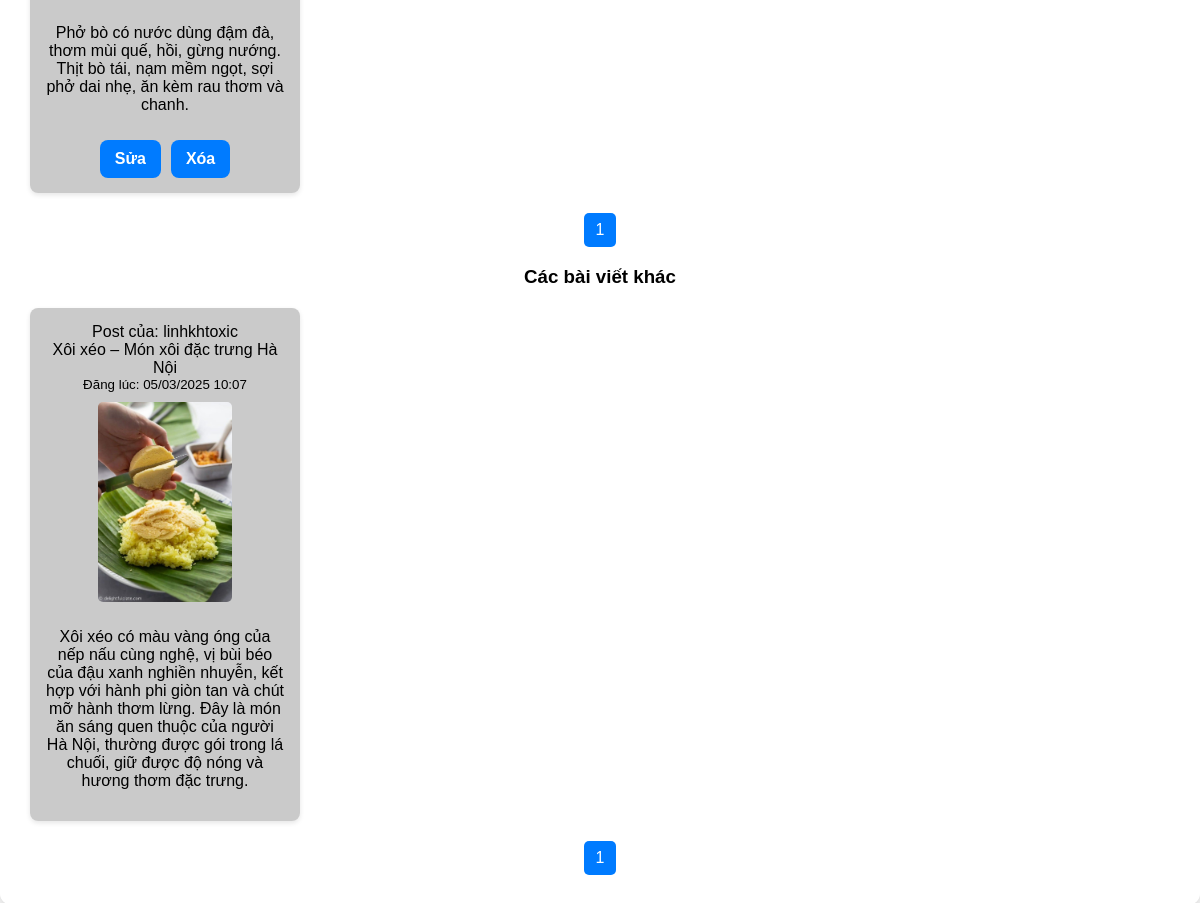
The page /dashboard (signed in, lower part) on the database as committed earlier.
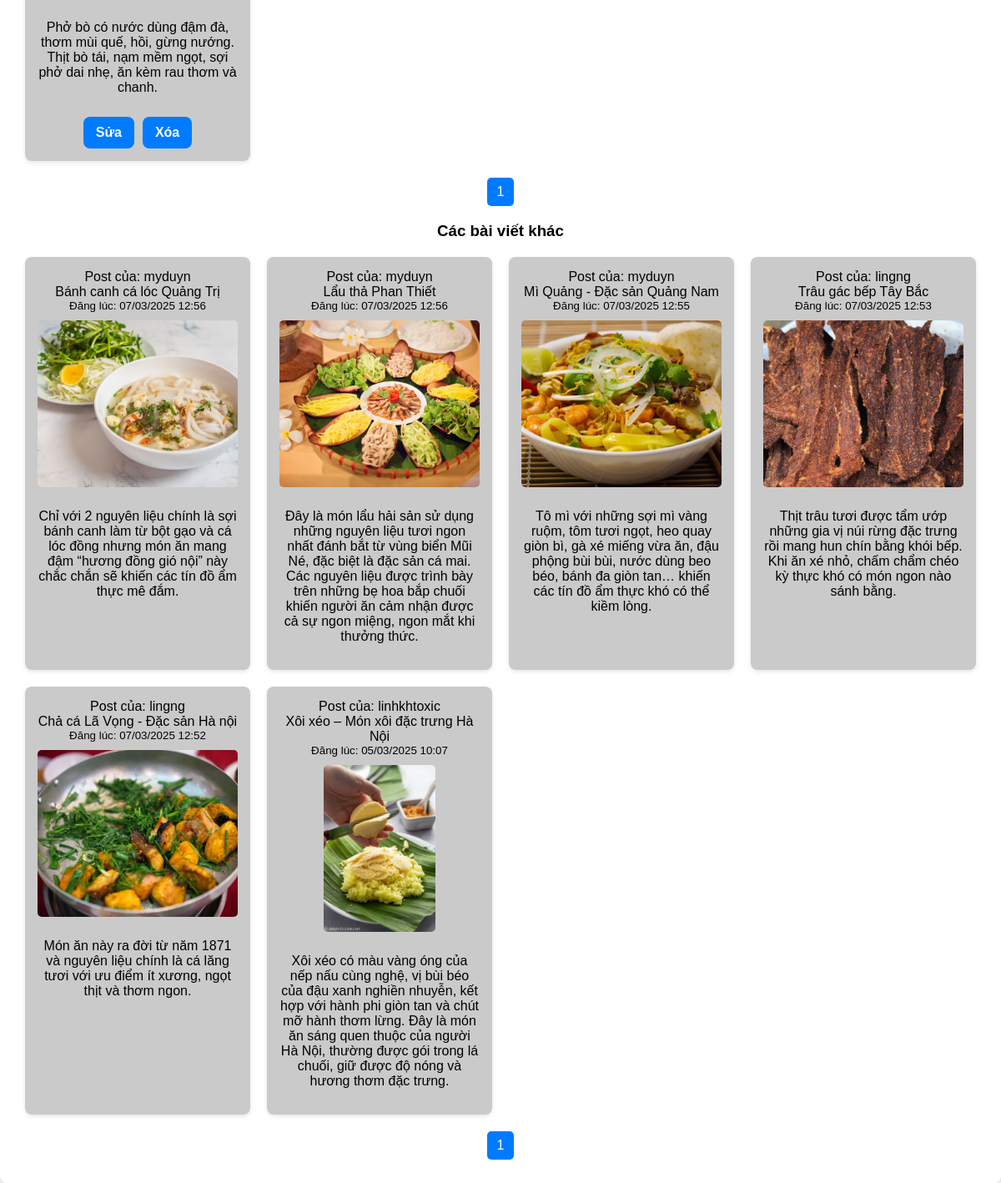
The same page on the database as committed later.
### tables this page shows
CREATE TABLE posts (
            post_id INTEGER PRIMARY KEY AUTOINCREMENT,
            username TEXT,
            title TEXT,
            content TEXT,
            image_url TEXT,
            created_at DATETIME DEFAULT CURRENT_TIMESTAMP,
            FOREIGN KEY(username) REFERENCES users(username)
        );

### app.py (the view)
@app.route('/dashboard')
def dashboard():
    if 'username' not in session:
        return redirect(url_for('login'))
    page_user = request.args.get('page_user', 1, type=int)
    per_page = 10  # 10 bài mỗi trang
    offset_user = (page_user - 1) * per_page
    with sqlite3.connect(DATABASE) as conn:
        c = conn.cursor()
        c.execute("SELECT COUNT(*) FROM posts WHERE username = ?", (session['username'],))
        total_user_posts = c.fetchone()[0]
        total_user_pages = (total_user_posts + per_page - 1) // per_page
        c.execute("SELECT post_id, title, content, image_url, created_at FROM posts WHERE username = ? ORDER BY post_id DESC LIMIT ? OFFSET ?",
                  (session['username'], per_page, offset_user))
        user_posts = c.fetchall()
        page_other = request.args.get('page_other', 1, type=int)
        offset_other = (page_other - 1) * per_page
        c.execute("SELECT COUNT(*) FROM posts WHERE username != ?", (session['username'],))
        total_other_posts = c.fetchone()[0]
        total_other_pages = (total_other_posts + per_page - 1) // per_page
        c.execute(
            "SELECT post_id, username, title, content, image_url, created_at FROM posts WHERE username != ? ORDER BY post_id DESC LIMIT ? OFFSET ?",
            (session['username'], per_page, offset_other))
        other_posts = c.fetchall()
    return render_template('dashboard.html',
                           user_posts=user_posts,
                           other_posts=other_posts,
                           page_user=page_user,
                           total_user_pages=total_user_pages,
                           page_other=page_other,
                           total_other_pages=total_other_pages)

### app.py (called while the page is built)
def format_date(value, format="%d/%m/%Y %H:%M"):
    if isinstance(value, datetime.datetime):
        return value.strftime(format)
    elif isinstance(value, str):  # Nếu là chuỗi, chuyển đổi trước
        try:
            date_obj = datetime.datetime.strptime(value, "%Y-%m-%d %H:%M:%S")
            return date_obj.strftime(format)
        except ValueError:
            return value  # Trả về nguyên chuỗi nếu không thể chuyển đổi
    return value  # Trả về nguyên giá trị nếu không phải datetime hoặc chuỗi

### templates/dashboard.html (shortened to what this page needs)
<!DOCTYPE html>
<html lang="vi">
<head>
</head>
<body>
<div class="container">
    <div class="content">
        {% if user_posts %}
            <div class="posts-container">
                {% for post in user_posts %}
                    <div class="post-item">
                        <p>{{ post[2] }}</p>
                        <div class="post-actions">
                            <a href="{{ url_for('edit_post', post_id=post[0]) }}" class="admin-button">Sửa</a>
                            <a href="{{ url_for('delete_post', post_id=post[0]) }}" class="logout-button">Xóa</a>
                        </div>
                    </div>
                {% endfor %}
            </div>
            <div class="pagination">
                {% for p in range(1, total_user_pages + 1) %}
                    {% if p == page_user %}
                        <span>{{ p }}</span>
                    {% else %}
                        <a href="{{ url_for('dashboard', page_user=p, page_other=page_other) }}">{{ p }}</a>
                    {% endif %}
                {% endfor %}
            </div>
        {% else %}
            <p>Bạn chưa có bài viết nào.</p>
        {% endif %}
        <h3>Các bài viết khác</h3>
        {% if other_posts %}
            <div class="posts-container">
                {% for post in other_posts %}
                    <div class="post-item">
                        <div>{{ "Post của: " + post[1] }}</div>
                        <div class="title-box">{{ post[2] }}</div>
                        <small class="text-muted">Đăng lúc: {{ post[5]|format_date }}</small>
                        {% if post[4] %}
                            <img src="{{ post[4] }}" alt="Ảnh bài viết">
                        {% endif %}
                        <p>{{ post[3] }}</p>
                    </div>
                {% endfor %}
            </div>
            <div class="pagination">
                {% for p in range(1, total_other_pages + 1) %}
                    {% if p == page_other %}
                        <span>{{ p }}</span>
                    {% else %}
                        <a href="{{ url_for('dashboard', page_user=page_user, page_other=p) }}">{{ p }}</a>
                    {% endif %}
                {% endfor %}
            </div>
        {% else %}
            <p>Chưa có bài viết nào từ người dùng khác.</p>
        {% endif %}
    </div>
</div>
</body>
</html>

### templates/dashboard.html (style rules this page uses)
body { background-image: url('https://st.ielts-fighter.com/src/ielts-fighter-image/2023/07/21/0862c163-ced6-4ee9-8ce2-beb57f2065a0.jpg'); background-size: cover; background-position: center; background-attachment: fixed; background-repeat: no-repeat; color: black; font-family: Arial, sans-serif; padding: 0; margin: 0; display: flex; justify-content: center; align-items: center; min-height: 100vh; }
.container { position: relative; width: 95%; max-width: 1200px; background: rgba(255, 255, 255, 0.75); padding: 30px; border-radius: 12px; box-shadow: 0 5px 15px rgba(0, 0, 0, 0.2); text-align: center; animation: fadeIn 0.5s ease-in forwards; }
.admin-button, .logout-button, .post-actions .admin-button, .post-actions .logout-button { display: inline-block; padding: 10px 15px; background-color: #007BFF; color: white; border: none; border-radius: 8px; font-size: 16px; font-weight: bold; cursor: pointer; text-decoration: none; transition: all 0.3s ease; text-align: center; }
.content { margin-top: 50px; }
.posts-container { display: grid; grid-template-columns: repeat(auto-fill, minmax(250px, 1fr)); gap: 20px; margin-top: 20px; }
.post-item { background: rgba(180, 180, 180, 0.7); border-radius: 8px; padding: 15px; display: flex; flex-direction: column; align-items: center; box-shadow: 0 2px 5px rgba(0, 0, 0, 0.1); }
.post-item img { max-width: 100%; height: 200px; object-fit: cover; border-radius: 5px; margin: 10px 0; }
.post-actions { display: flex; justify-content: center; gap: 10px; width: 100%; margin-top: 10px; }
.pagination { display: flex; justify-content: center; align-items: center; gap: 10px; margin-top: 20px; }
.pagination a, .pagination span { padding: 8px 12px; border-radius: 5px; text-decoration: none; color: black; }
.pagination span { background-color: #007BFF; color: white; }

Rows that differ between the two databases and show on the page:
added posts: username "Post của: myduyn", title "Bánh canh cá lóc Quảng Trị", created_at "07/03/2025 12:56", image_url (picture), content "Chỉ với 2 nguyên liệu chính là sợi bánh canh làm từ bột gạo và cá lóc đồng nhưng món ăn mang đậm “hương đồng gió nội” này chắc chắn sẽ khiến các tín đồ ẩm thực mê đắm.", shown under "Các bài viết khác"
added posts: username "Post của: myduyn", title "Lẩu thả Phan Thiết", created_at "07/03/2025 12:56", image_url (picture), content "Đây là món lẩu hải sản sử dụng những nguyên liệu tươi ngon nhất đánh bắt từ vùng biển Mũi Né, đặc biệt là đặc sản cá mai. Các nguyên liệu được trình bày trên những bẹ hoa bắp chuối khiến người ăn cảm nhận được cả sự ngon miệng, ngon mắt khi thưởng thức.", shown under "Các bài viết khác"
added posts: username "Post của: myduyn", title "Mì Quảng - Đặc sản Quảng Nam", created_at "07/03/2025 12:55", image_url (picture), content "Tô mì với những sợi mì vàng ruộm, tôm tươi ngọt, heo quay giòn bì, gà xé miếng vừa ăn, đậu phộng bùi bùi, nước dùng beo béo, bánh đa giòn tan… khiến các tín đồ ẩm thực khó có thể kiềm lòng.", shown under "Các bài viết khác"
added posts: username "Post của: lingng", title "Trâu gác bếp Tây Bắc", created_at "07/03/2025 12:53", image_url (picture), content "Thịt trâu tươi được tẩm ướp những gia vị núi rừng đặc trưng rồi mang hun chín bằng khói bếp. Khi ăn xé nhỏ, chấm chẩm chéo kỳ thực khó có món ngon nào sánh bằng.", shown under "Các bài viết khác"
added posts: username "Post của: lingng", title "Chả cá Lã Vọng - Đặc sản Hà nội", created_at "07/03/2025 12:52", image_url (picture), content "Món ăn này ra đời từ năm 1871 và nguyên liệu chính là cá lăng tươi với ưu điểm ít xương, ngọt thịt và thơm ngon.", shown under "Các bài viết khác"
